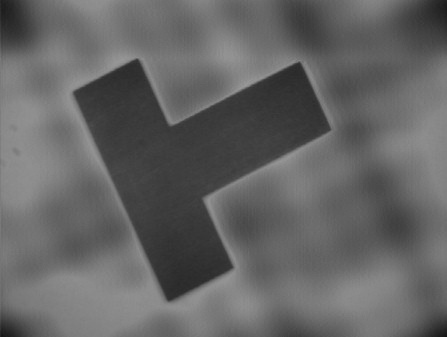
//> input picture Codigos DIP/Realzado/Realzado/img_substraccion.jpg, 447 x 337 px
$ ./Realzado   (built with g++ and OpenCV 4)
//> lines starting //> are read from the running program, lines starting //| are printed output that depends on the picture; after the words box and inside, x2 and y2 are one past the last pixel; in counts of white or black regions, pixels touching at a corner belong together
#include "opencv2/imgproc/imgproc.hpp"
#include "opencv2/highgui/highgui.hpp"
#include <stdlib.h>
#include <stdio.h>
#include "opencv2/opencv.hpp"
#include < opencv/highgui.h >
#include <opencv2/legacy/compat.hpp>


void main(){

	//Declaracion de variables a usarse
	IplImage *imgIn;			// imagen de entrada
	IplImage *imgGray;			// imagen de entrada en en escala de grises
	int i,j;


	//CREANDO HISTOGRAMA de 1 dimension
    CvHistogram* histograma;//histograma

	IplImage* histograma_salida=cvCreateImage(cvSize(256,256),IPL_DEPTH_8U, 1); //imagen que se visualizara el histograma
	histograma_salida->origin=IPL_ORIGIN_BL;

	IplImage *imgAlargamiento;
	IplImage* histogramaSalida_Alarg=cvCreateImage(cvSize(256,256),IPL_DEPTH_8U, 1); //imagen que se visualizara el histograma
	histogramaSalida_Alarg->origin=IPL_ORIGIN_BL;

    int nBrillo= 256;
    float max_freq = 0,min_freq = 0,max_freq_hist = 0,min_freq_hist = 0;
    float bin_val;//para valores obtenidos del histograma calculado
    int intensidad;//valores obtenidos de histograma calculado, redondeados y normalizados


	imgIn=cvLoadImage("img_substraccion.jpg", 1);		//carga la imagen de entrada
//> imgIn is the input picture: 337 rows x 447 cols, CV_8UC3; min 21, max 154, mean 100.4
	imgGray=cvCreateImage(cvGetSize(imgIn),IPL_DEPTH_8U,1);
	cvCvtColor(imgIn,imgGray,CV_BGR2GRAY);  //convierte la img de entrada a img escala de grises

	//visualiza la img original en escala de grises
	cvNamedWindow("Imagen",1);
	cvShowImage("Imagen",imgGray);
	cvWaitKey(0);


	//*******************************************************************
	//GENERAR HISTOGRAMA

	imgAlargamiento=cvCreateImage(cvGetSize(imgIn),IPL_DEPTH_8U,1);

    //Calcula el Histograma de una imagen 8U
    histograma=cvCreateHist(1,&nBrillo,CV_HIST_ARRAY,NULL,1);
    cvCalcHist(&imgGray,histograma,0,NULL);


    //Se obtiene el valor m醲imo y minimo del histograma
    cvGetMinMaxHistValue(histograma,&min_freq,&max_freq , 0, 0 );
    printf("nBrillo: %d \t min: %.4f\t max:%.4f",nBrillo,min_freq,max_freq);
    //histograma con color de fondo negro
     cvSetZero(histograma_salida);

	//Marcar las frecuencias tomadas del histograma a la imagen del histograma de salida
	 int flag=0;
	 for(int i=0;i<256;i++){

        bin_val= cvQueryHistValue_1D(histograma,i);
		intensidad= cvRound(bin_val*255/max_freq);
        for(int freq=0;freq<intensidad;freq++)
            ((uchar*)histograma_salida->imageData)[freq*histograma_salida->widthStep+i]=255;
		if (intensidad!=0 && flag==0) {min_freq_hist=i; flag=1;}
		if (intensidad!=0 && flag==1) max_freq_hist=i;

    }

	 printf("\nnBrillo: %d \t min: %.4f\t max:%.4f",nBrillo,min_freq_hist,max_freq_hist) ;

	 for(int i=0;i<imgGray->height;i++){
		 for(int j=0;j<imgGray->width;j++){
				 ((uchar*)(imgAlargamiento->imageData))[i*imgAlargamiento->widthStep+j]= (((((uchar*)(imgGray->imageData))[i*imgGray->widthStep+j]-min_freq_hist)/(max_freq_hist-min_freq_hist))*255);
			}
	}


	cvShowImage( "Histograma", histograma_salida ); cvWaitKey(0);
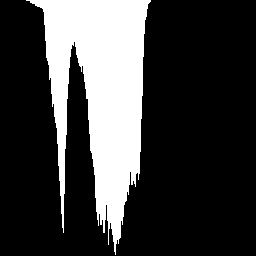
//> window 'Histograma': 256 rows x 256 cols, CV_8UC1; 23.8% white; 1 white region, box (x1, y1, x2, y2) and area: (26, 0, 151, 255) 15617
	cvShowImage( "Imagen_Alarg", imgAlargamiento ); cvWaitKey(0);
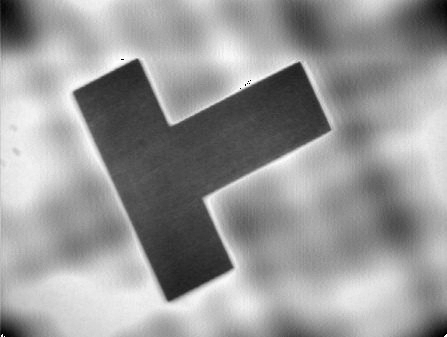
//> window 'Imagen_Alarg': 337 rows x 447 cols, CV_8UC1; min 0, max 255, mean 152.5

	//Calcula el Histograma de una imagen 8U
   // histograma=cvCreateHist(1,&nBrillo,CV_HIST_ARRAY,NULL,1);
    cvCalcHist(&imgAlargamiento,histograma,0,NULL);


    //Se obtiene el valor m醲imo y minimo del histograma
    cvGetMinMaxHistValue(histograma,&min_freq,&max_freq , 0, 0 );
    printf("nBrillo: %d \t min: %f\t max:%f",nBrillo,min_freq,max_freq);
    //histograma con color de fondo negro
     cvSetZero(histograma_salida);

	//Marcar las frecuencias tomadas del histograma a la imagen del histograma de salida
	 for(int i=0;i<256;i++){

        bin_val= cvQueryHistValue_1D(histograma,i);
		intensidad= cvRound(bin_val*255/max_freq);
        for(int freq=0;freq<intensidad;freq++)
            ((uchar*)histograma_salida->imageData)[freq*histograma_salida->widthStep+i]=255;
    }

    cvShowImage( "Histograma2", histograma_salida ); cvWaitKey(0);
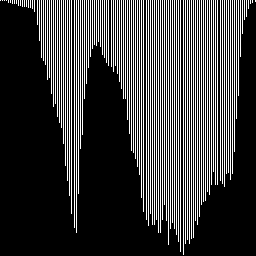
//> window 'Histograma2': 256 rows x 256 cols, CV_8UC1; 23.8% white in thin lines or dots
}
